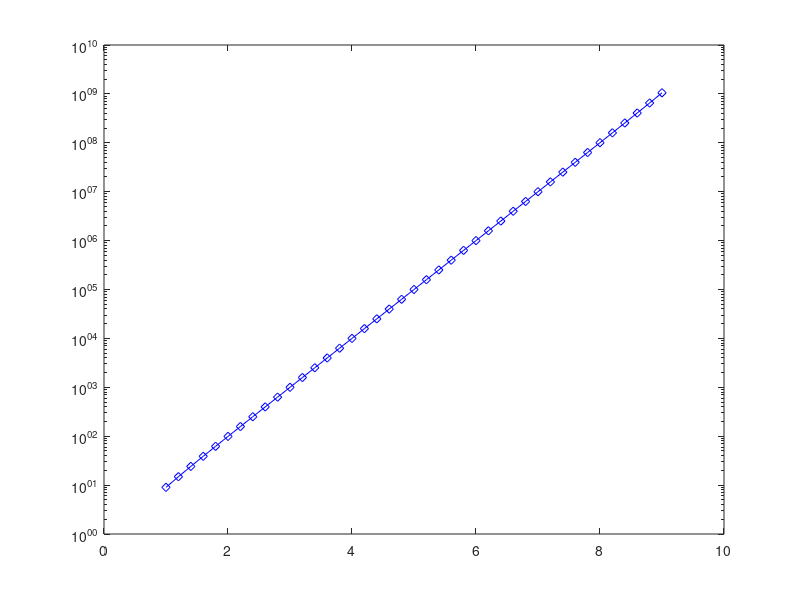
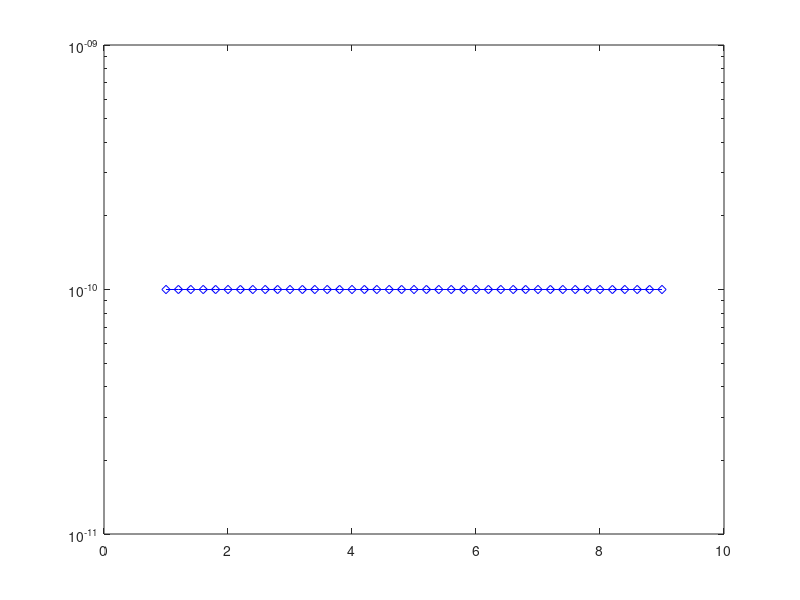

Write the MATLAB code that produced these figures, in order.
clear
clc
close all

L = 10;
result = [];

a = -log(1- 10^(-L));

reductions = [1:0.2:L-1];

for k = reductions
	b = -log(1- 10^(-L+k));;
	result(end+1) = (b - a) /a;
end

semilogy(reductions, result, 'bd-')
figure

score = []
for index = 1:length(reductions)
	k = reductions(index)
	score(end+1) =  -log(1-10^(-L+k)) / (result(index) + 1);
end
semilogy(reductions, score, 'bd-')

disp('done')
